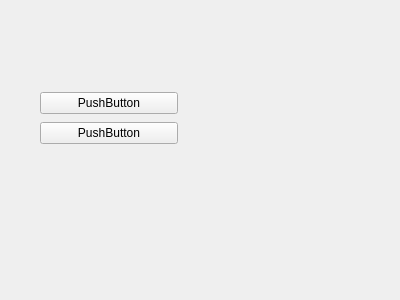
<?xml version="1.0" encoding="UTF-8"?>
<ui version="4.0">
 <class>Widget</class>
 <widget class="QWidget" name="Widget">
  <property name="geometry">
   <rect>
    <x>0</x>
    <y>0</y>
    <width>400</width>
    <height>300</height>
   </rect>
  </property>
  <property name="windowTitle">
   <string>Widget</string>
  </property>
  <widget class="QWidget" name="widget" native="true">
   <property name="geometry">
    <rect>
     <x>-11</x>
     <y>-31</y>
     <width>331</width>
     <height>361</height>
    </rect>
   </property>
   <widget class="QWidget" name="verticalLayoutWidget">
    <property name="geometry">
     <rect>
      <x>40</x>
      <y>110</y>
      <width>160</width>
      <height>80</height>
     </rect>
    </property>
    <layout class="QVBoxLayout" name="verticalLayout">
     <item>
      <widget class="QPushButton" name="pushButton_2">
       <property name="text">
        <string>PushButton</string>
       </property>
      </widget>
     </item>
     <item>
      <widget class="QPushButton" name="pushButton">
       <property name="text">
        <string>PushButton</string>
       </property>
      </widget>
     </item>
    </layout>
   </widget>
  </widget>
 </widget>
 <layoutdefault spacing="6" margin="11"/>
 <resources/>
 <connections/>
</ui>
